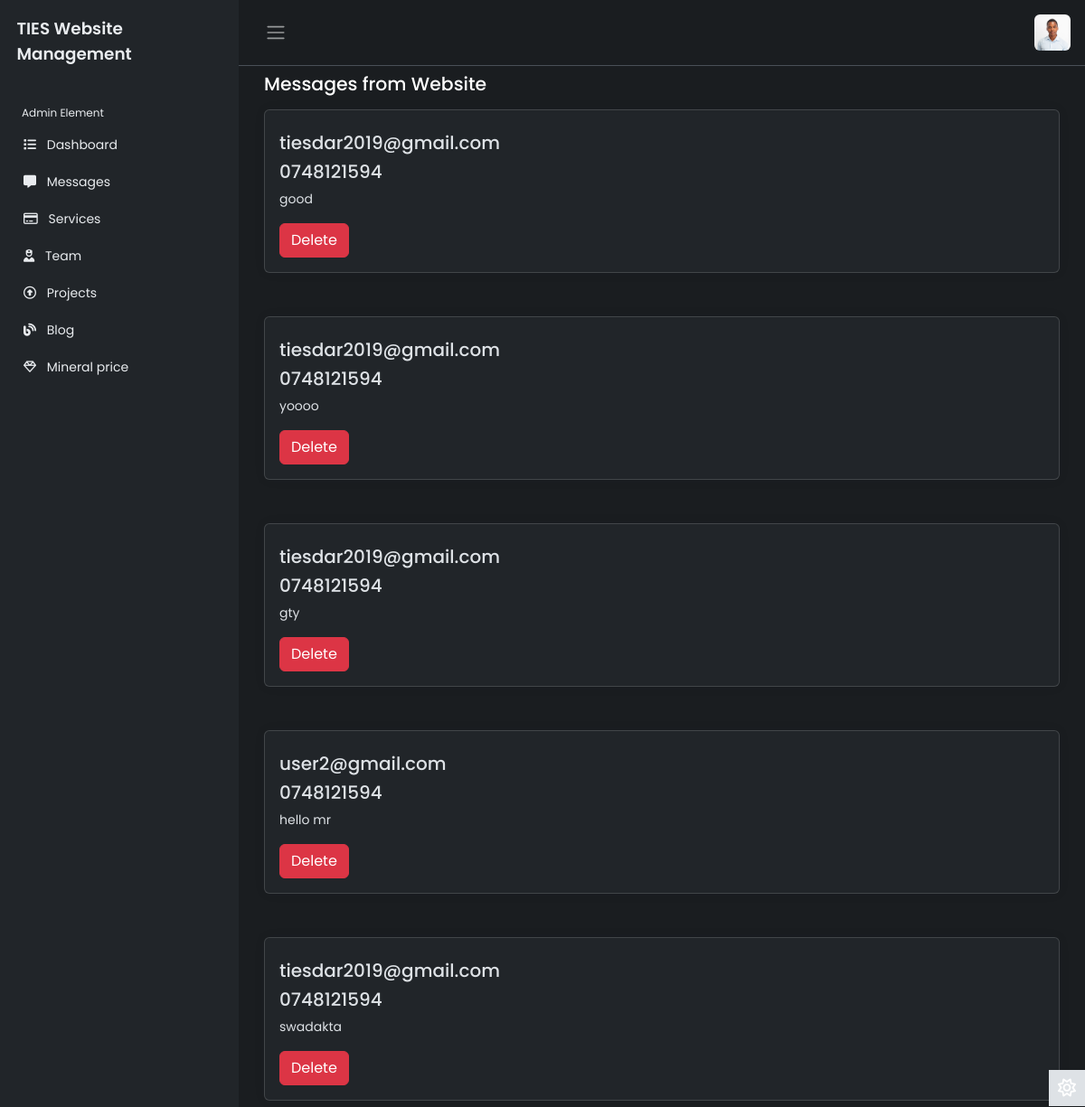
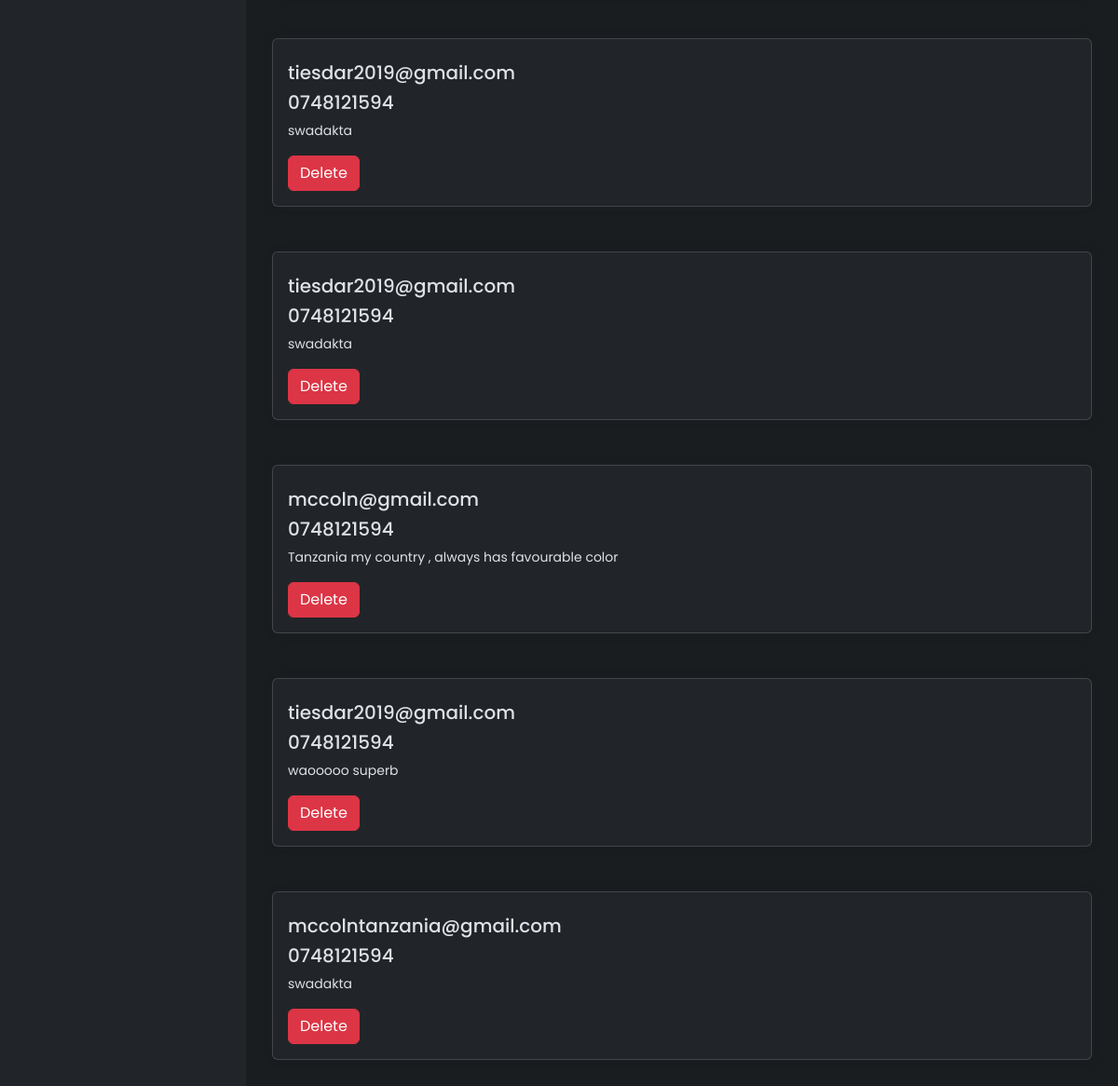
Screenshot of /administrator/messages/ (signed in) with the database file from the repository (2 pictures, top to bottom).
### app/models.py (models this page shows, shortened)
class Message(models.Model):
    fullName = models.CharField(max_length=100)
    email = models.CharField(max_length=100, null=True, blank=True)
    phoneNumber = models.CharField(max_length=15, null=True, blank=True)
    message = models.TextField()

### administrator/views.py (the view)
# urls.py: path('messages/', views.messages, name='messages'),
@login_required
def messages(request):
    message = Message.objects.all().order_by('-id')
    context = {
        'message': message
    }
    return render(request, 'administrator/messages.html', context)

### administrator/templates/administrator/messages.html (shortened to what this page needs)
{% extends 'administrator/base3.html' %}
{% load static %}
{% block content %}
<main class="content px-3 py-2">
    <div class="container-fluid">
        <div class="mb-3">
            <h4>Messages from Website</h4>
        </div>
        <div class="row">
            {% for i in message %}
            <div class="col-md-12 mb-4">
                <div class="card">
                    <div class="card-body">
                        <h5 class="card-title">{{i.email}}</h5>
                        <h5 class="card-title">{{i.phoneNumber}}</h5>
                        <p class="card-text">{{i.message}}</p>
                        <a href="{% url 'deleteMessage' i.id %}">
                            <button class="btn btn-danger">Delete</button>
                        </a>
                    </div>
                </div>
            </div>
            {% endfor %}
        </div>
    </div>
</main>
{% endblock %}

### administrator/static/administrator/index.css (style rules this page uses)
:root { --color-white: #ffffff; --color-light: #f0eff5; --color-gray-light: #86848c; --color-gray-dark: #56555e; --color-dark: #27282f; --color-primary: rgb(234,181,7); --color-danger: rgb(255,67,54); --color-ties1: #1a3048; --color-ties2: #9f893c; --color-ties3: #ffbf00; }
body { font-family: 'Poppins', sans-serif; font-size: 0.875rem; opacity: 1; overflow-y: scroll; margin: 0; }
a { cursor: pointer; text-decoration: none; font-family: 'Poppins', sans-serif; }
h4 { font-family: 'Poppins', sans-serif; font-size: 1.275rem; color: var(--bs-emphasis-color); }
.content { flex: 1; max-width: 100vm; width: 100vm; }
@media (min-width:768px) { .content { max-width: auto; width: auto; } }
.card { box-shadow: 0 0 .875rem 0 rgb(34,46,60, .05); margin-bottom: 24px; }

### rows the page displays
Message: email "tiesdar2019@gmail.com", phoneNumber "0748121594", message "good"
Message: email "tiesdar2019@gmail.com", phoneNumber "0748121594", message "yoooo"
Message: email "tiesdar2019@gmail.com", phoneNumber "0748121594", message "gty"
Message: email "user2@gmail.com", phoneNumber "0748121594", message "hello mr"
Message: email "tiesdar2019@gmail.com", phoneNumber "0748121594", message "swadakta"
Message: email "tiesdar2019@gmail.com", phoneNumber "0748121594", message "swadakta"
Message: email "tiesdar2019@gmail.com", phoneNumber "0748121594", message "swadakta"
Message: email "mccoln@gmail.com", phoneNumber "0748121594", message "Tanzania my country , always has favourable color"
Message: email "tiesdar2019@gmail.com", phoneNumber "0748121594", message "waooooo superb"
Message: email "mccolntanzania@gmail.com", phoneNumber "0748121594", message "swadakta"
